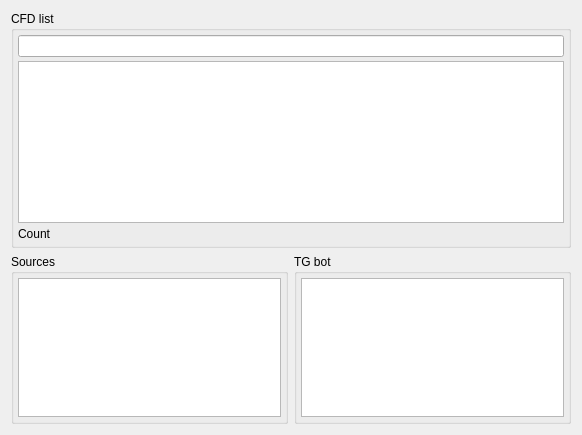
<?xml version="1.0" encoding="UTF-8"?>
<ui version="4.0">
 <class>ConfigPage</class>
 <widget class="QWidget" name="ConfigPage">
  <property name="geometry">
   <rect>
    <x>0</x>
    <y>0</y>
    <width>582</width>
    <height>435</height>
   </rect>
  </property>
  <property name="windowTitle">
   <string>Form</string>
  </property>
  <layout class="QGridLayout" name="gridLayout">
   <item row="0" column="0" colspan="2">
    <widget class="QGroupBox" name="groupBox_2">
     <property name="title">
      <string>CFD list</string>
     </property>
     <layout class="QVBoxLayout" name="verticalLayout">
      <property name="spacing">
       <number>4</number>
      </property>
      <property name="leftMargin">
       <number>4</number>
      </property>
      <property name="topMargin">
       <number>4</number>
      </property>
      <property name="rightMargin">
       <number>4</number>
      </property>
      <property name="bottomMargin">
       <number>4</number>
      </property>
      <item>
       <widget class="QLineEdit" name="searchLineEdit"/>
      </item>
      <item>
       <widget class="QTableWidget" name="cfdTable">
        <property name="selectionMode">
         <enum>QAbstractItemView::SingleSelection</enum>
        </property>
        <property name="selectionBehavior">
         <enum>QAbstractItemView::SelectRows</enum>
        </property>
       </widget>
      </item>
      <item>
       <widget class="QLabel" name="countLabel">
        <property name="text">
         <string>Count</string>
        </property>
       </widget>
      </item>
     </layout>
    </widget>
   </item>
   <item row="1" column="0">
    <widget class="QGroupBox" name="groupBox">
     <property name="minimumSize">
      <size>
       <width>0</width>
       <height>100</height>
      </size>
     </property>
     <property name="maximumSize">
      <size>
       <width>16777215</width>
       <height>200</height>
      </size>
     </property>
     <property name="title">
      <string>Sources</string>
     </property>
     <layout class="QHBoxLayout" name="horizontalLayout">
      <property name="spacing">
       <number>4</number>
      </property>
      <property name="leftMargin">
       <number>4</number>
      </property>
      <property name="topMargin">
       <number>4</number>
      </property>
      <property name="rightMargin">
       <number>4</number>
      </property>
      <property name="bottomMargin">
       <number>4</number>
      </property>
      <item>
       <widget class="QListWidget" name="sourcesListWidget"/>
      </item>
     </layout>
    </widget>
   </item>
   <item row="1" column="1">
    <widget class="QGroupBox" name="groupBox_3">
     <property name="minimumSize">
      <size>
       <width>0</width>
       <height>100</height>
      </size>
     </property>
     <property name="maximumSize">
      <size>
       <width>16777215</width>
       <height>200</height>
      </size>
     </property>
     <property name="title">
      <string>TG bot</string>
     </property>
     <layout class="QHBoxLayout" name="horizontalLayout_2">
      <property name="spacing">
       <number>4</number>
      </property>
      <property name="leftMargin">
       <number>4</number>
      </property>
      <property name="topMargin">
       <number>4</number>
      </property>
      <property name="rightMargin">
       <number>4</number>
      </property>
      <property name="bottomMargin">
       <number>4</number>
      </property>
      <item>
       <widget class="QTableWidget" name="tgTable">
        <property name="selectionMode">
         <enum>QAbstractItemView::NoSelection</enum>
        </property>
        <property name="selectionBehavior">
         <enum>QAbstractItemView::SelectRows</enum>
        </property>
       </widget>
      </item>
     </layout>
    </widget>
   </item>
  </layout>
 </widget>
 <resources/>
 <connections/>
</ui>
